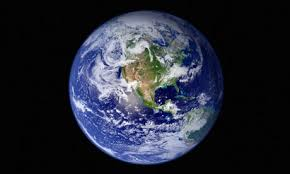
#> input picture res1.jpg, 290 x 174 px, found by its file name
$ python OpenCv2.py
#> lines starting #> are read from the running program, lines starting #| are printed output that depends on the picture
import cv2

img = cv2.imread(r'C:\Users\erdiozcan.Erdi\Desktop\OpenCv_Ex\res1.jpg', cv2.IMREAD_COLOR)
#> img is the input picture: shape (174, 290, 3); mean B, G, R 52.9, 40.6, 37.1
scale_percent = 160 # percent of original size
width = int(img.shape[1] * scale_percent / 100)
#> width = 464
height = int(img.shape[0] * scale_percent / 100)
#> height = 278
dim = (width, height)
#> dim = (464, 278)
resized = cv2.resize(img, dim, interpolation = cv2.INTER_AREA)
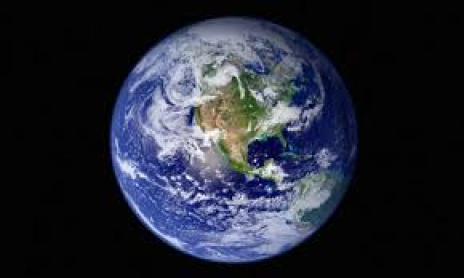
#> resized: shape (278, 464, 3); mean B, G, R 52.9, 40.6, 37.1
px =img[10:60,10:80]
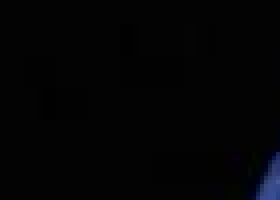
#> px: shape (50, 70, 3) (shown 4 times larger); mean B, G, R 4.6, 3.6, 3.4
img[10:60,10:80]=[255,255,255]
img[60:110,90:160]= px
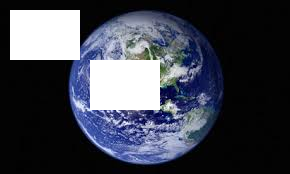
#> img: shape (174, 290, 3); mean B, G, R 78.2, 66.5, 63.1
cv2.imshow('deneme',resized)
cv2.imshow("image",img)
cv2.waitKey(0)
cv2.destroyAllWindows()

$ run again, with bookpage.jpg copied over res1.jpg
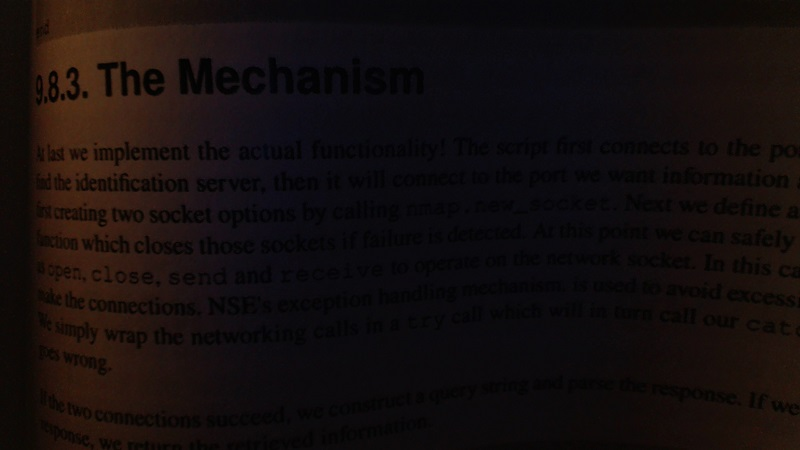
#> input picture bookpage.jpg, 800 x 450 px, found by its file name
#> img is the input picture: shape (450, 800, 3); mean B, G, R 13.4, 13.6, 20.3
#> `px =img[10:60,10:80]`:
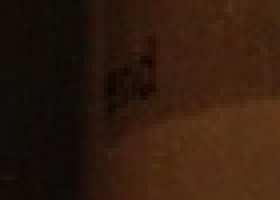
#> px: shape (50, 70, 3) (shown 4 times larger); mean B, G, R 14.1, 27.6, 48.9
#> `img[60:110,90:160]= px`:
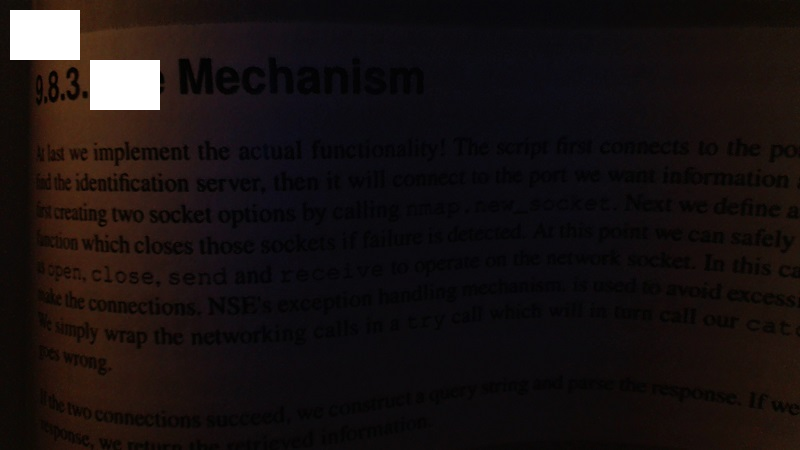
#> img: shape (450, 800, 3); mean B, G, R 18.1, 18, 24.3
